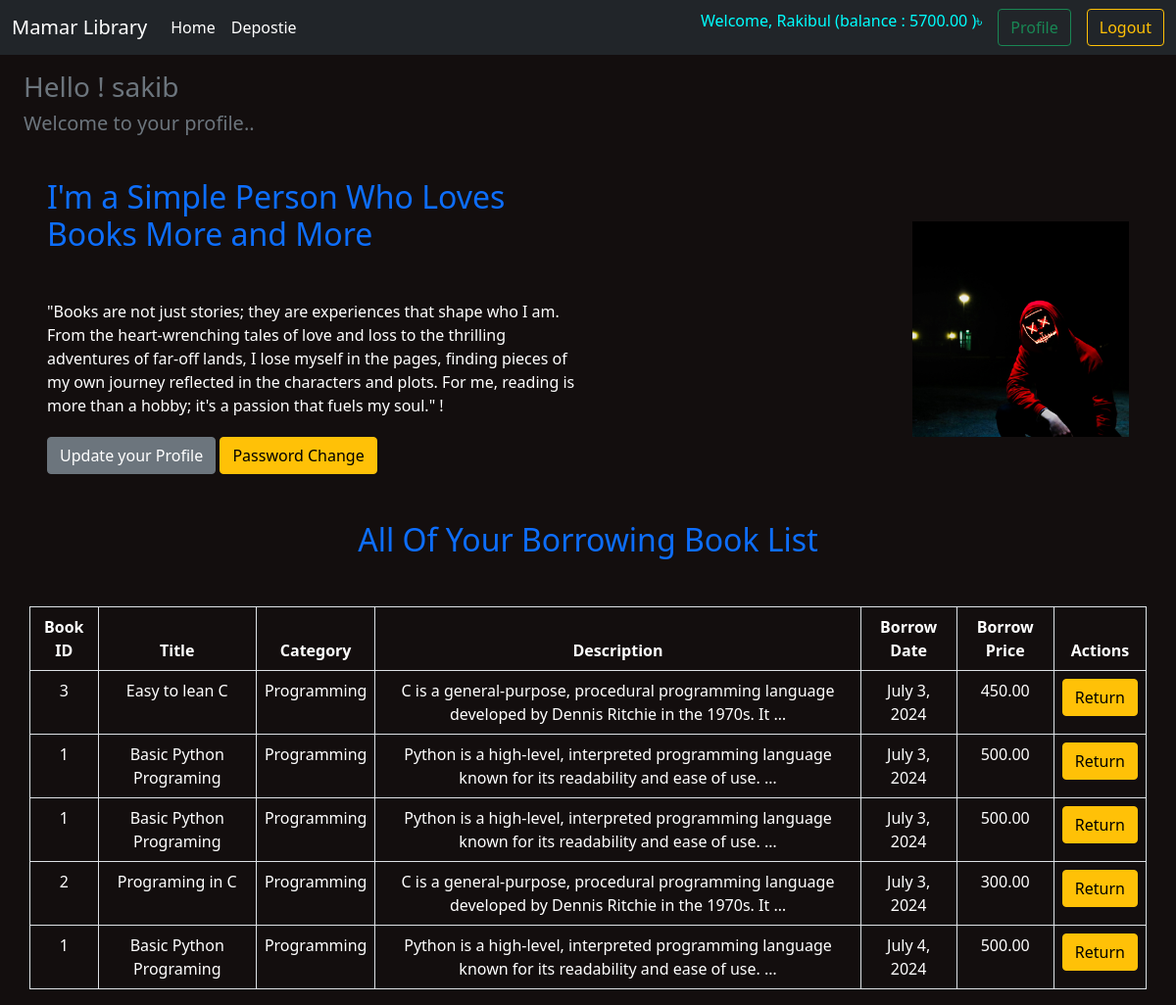
Screenshot of /profile/ (signed in) with the database file from the repository.
### accounts/models.py (models this page shows, shortened)
class UserAccountModel(models.Model):
    user = models.OneToOneField(User,on_delete=models.CASCADE,related_name='account')
    balance = models.DecimalField(max_digits=12,decimal_places=2,default=0)
    balance_after_transaction = models.DecimalField(max_digits=12,decimal_places=2,default=0)
    amount = models.DecimalField(max_digits=12,decimal_places=2,default=0)

### books/models.py (models this page shows, shortened)
class BorrowBookModel(models.Model):
    user = models.ForeignKey(User,on_delete=models.CASCADE,related_name='borrow')
    book = models.ForeignKey(BookModel,on_delete=models.CASCADE,related_name='borrow')
    quantity = models.PositiveIntegerField()
    borrow_date = models.DateField(auto_now_add=True)

class BookModel(models.Model):
    cetagory = models.ForeignKey(CategoryModel,on_delete=models.CASCADE,related_name='category')
    title = models.CharField(max_length=100)
    description = models.TextField()
    borrowing_price = models.DecimalField(max_digits=12,decimal_places=2)
    image = models.ImageField(upload_to='books/media/uploads',blank=True,null=True)
    quantity = models.PositiveIntegerField(null=True,default=0)

### cetagories/models.py (models this page shows, shortened)
class CategoryModel(models.Model):
    name = models.CharField(max_length=100)
    slug = models.SlugField(max_length=100,unique=True,null=True,blank=True)

### accounts/views.py (the view)
# urls.py: path('profile/',profile,name='profile'),
@login_required
def profile(request):
    user = request.user
    try:
        user_account = request.user.account
    except ObjectDoesNotExist:
        user_account = UserAccountModel.objects.create(
            user=request.user,
            balance=0.00,
            balance_after_transaction=0,
            amount=0
        )
    borrowed_books = BorrowBookModel.objects.filter(user=user)
    context = {
        'user_account': user_account,
        'borrowed_books': borrowed_books
    }
    return render(request, 'accounts/profile.html', context)

### accounts/templates/accounts/profile.html (shortened to what this page needs)
{% extends "base.html" %}
{%load static%}
{%block content%}
<div class='p-4 mt-5 text-secondary'>
  <h3>Hello ! {{user.username}}</h3>
  <h5>Welcome to your profile..</h5>
</div>
<div class="d-flex flex-wrap  align-items-center justify-content-between  mx-5 mt-2">
  <div class="col-6">
    <h2 class="mb-5 text-primary">I'm a Simple Person Who Loves Books More and More</h2>
    <p style="color:white;">"Books are not just stories; they are experiences that shape who I am. From the heart-wrenching tales of love and loss to the thrilling adventures of far-off lands, I lose myself in the pages, finding pieces of my own journey reflected in the characters and plots. For me, reading is more than a hobby; it's a passion that fuels my soul." !</p>
  </div >
  <img src="{% static 'hacker.jpg' %} " alt="" class="mt-5 col-6"style="width:20%">
</div>
<div class="mx-5 mb-5">
  <a href="{% url 'update_profile' user.id %}"><button class="btn btn-secondary">Update your Profile</button></a>
  <a href="{% url 'pass_change' %}"><button class="btn btn-warning">Password Change</button></a>
</div>
<h2 class="text-center text-primary">All Of Your Borrowing Book List</h2>
<table class="table table-bordered container mt-5 text-center text-white">
    <thead class="thead-dark">
      <tr>
        <th scope="col">Book ID</th>
        <th scope="col">Title</th>
        <th scope="col">Category</th>
        <th scope="col">Description</th>
        <th scope="col">Borrow Date</th>
        <th scope="col">Borrow Price</th>
        <th scope="col">Actions</th>
      </tr>
    </thead>
    <tbody>
      {% for i in borrowed_books %}
      <tr>
        <td>{{ i.book.id }}</td>
        <td>{{ i.book.title }}</td>
        <td>{{ i.book.cetagory.name }}</td>
        <td>{{ i.book.description | truncatewords:15 }}</td>
        <td>{{ i.borrow_date }}</td>
        <td>{{ i.book.borrowing_price }}</td>
        <td>
          <form action="{% url 'return_book' i.id %}" method="post">
            <button type="submit" class="btn btn-warning">Return</button>
          </form>
        </td>
      </tr>
      {% endfor %}
    </tbody>
  </table>
{%endblock%}

### templates/base.html (shortened to what this page needs)
<!DOCTYPE html>
<html lang="en">
<head>
    <link href="https://cdn.jsdelivr.net/npm/bootstrap@5.0.2/dist/css/bootstrap.min.css" rel="stylesheet">
</head>
<body style="background-color: rgb(19, 14, 14);">
    <nav class="navbar navbar-expand-lg navbar-dark bg-dark fixed-top">
        <div class="container-fluid">
          <a class="navbar-brand" href="{% url 'homepage' %}">Mamar Library</a>
          <div class="collapse navbar-collapse" id="navbarSupportedContent">
            <ul class="navbar-nav me-auto mb-2 mb-lg-0">
              <li class="nav-item">
                <a class="nav-link active" aria-current="page" href="{% url 'homepage' %}">Home</a>
              </li>
              {%if request.user.is_authenticated%}
              <li class="nav-item">
                <a class="nav-link active" aria-current="page" href="{% url 'deposite' %}">Depostie</a>
              </li>
              {%endif%}
            </ul>
            <div class="d-flex gap-3">
              {%if request.user.is_authenticated%}
              <div style="color:aqua;">Welcome, {{ request.user.first_name }} (balance : {{ request.user.account.balance}} )৳ </div>
              <a href="{% url 'profile' %}" class="btn btn-outline-success" type="submit">Profile</a>
              <form method ='post' action="{% url 'logoutpage' %}">
                <button  class="btn btn-outline-warning" type="submit">Logout</button>
              </form>
              {%else%}
              <a href="{% url 'register' %}" class="btn btn-outline-success" type="submit">Register</a>
              <a href="{% url 'loginpage' %}" class="btn btn-outline-warning" type="submit">Login</a>
              {%endif%}
            </div>
          </div>
        </div>
      </nav>
    {%block content%}
    {%endblock%}
</body>
</html>

### rows the page displays
BorrowBookModel: book.id "3", book "Easy to lean C", book.cetagory.name "Programming", book.description "C is a general-purpose, procedural programming language developed by Dennis Ritchie in the 1970s. It …", borrow_date "July 3, 2024", book.borrowing_price "450.00"
BorrowBookModel: book.id "1", book "Basic Python Programing", book.cetagory.name "Programming", book.description "Python is a high-level, interpreted programming language known for its readability and ease of use. …", borrow_date "July 3, 2024", book.borrowing_price "500.00"
BorrowBookModel: book.id "1", book "Basic Python Programing", book.cetagory.name "Programming", book.description "Python is a high-level, interpreted programming language known for its readability and ease of use. …", borrow_date "July 3, 2024", book.borrowing_price "500.00"
BorrowBookModel: book.id "2", book "Programing in C", book.cetagory.name "Programming", book.description "C is a general-purpose, procedural programming language developed by Dennis Ritchie in the 1970s. It …", borrow_date "July 3, 2024", book.borrowing_price "300.00"
BorrowBookModel: book.id "1", book "Basic Python Programing", book.cetagory.name "Programming", book.description "Python is a high-level, interpreted programming language known for its readability and ease of use. …", borrow_date "July 4, 2024", book.borrowing_price "500.00"

### other values shown
{{ request.user.first_name }} "Rakibul"
{{ request.user.account.balance }} "5700.00"
{{ user.username }} "sakib"
